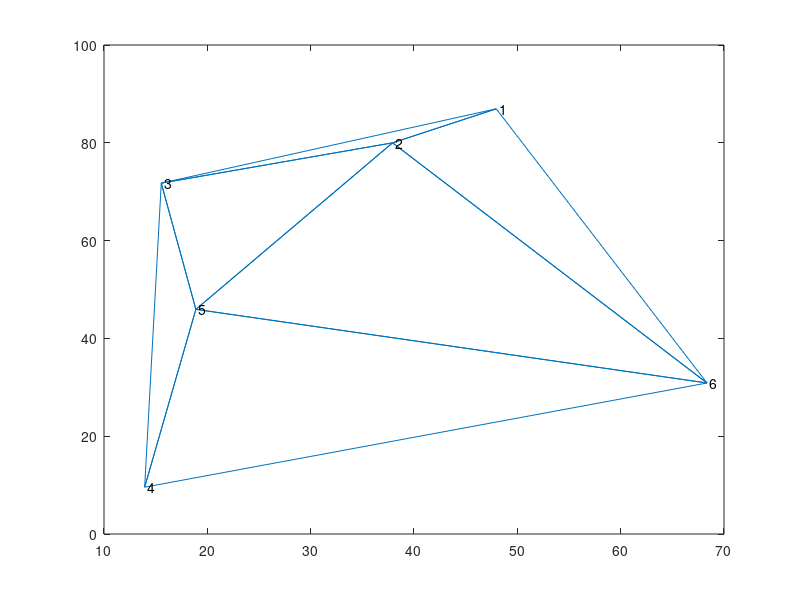

Write MATLAB code to recreate this figure. (Note: this script raises an error after producing the figure.)
%% Build2Dmeshinfocpp
% 
% <msim_help_main.html | main>   <msim_help_demos.html | Tutorials> 
% <msim_function_categories.html | Functions> <http://www.subsurface.gr | website> |
%
% Computes the connectivity of the mesh. This function generates the matrix
% _*B*_ of <ParticleTracking_main_help.html
% ParticleTracking_main> function. It is written in c therefore needs to be
% compiled first. *NOTE: THIS FUNCTION WORKS ON TRIANGULAR MESHES ONLY*.
%
%
% Version : 1.0
%
% Author : George Kourakos
%
% email: giorgk@gmail.com
%
% web : http://groundwater.ucdavis.edu/msim
%
% Date 18-Mar-2014
%
% Department of Land Air and Water
%
% University of California Davis
%
%% Usage
% B = Build2Dmeshinfocpp(MSH)
%
%%%
% *VERY IMPORTANT NOTE: The number of rows must be equal to the number of nodes 
% per elements and the number of columns have to be equal to the number of elements
% of the mesh. Therefore the input argument is usually the transpose of the 
% mesh matrix (see the example below)*
%
%% Input:
% _*MSH*_ : [Npel x Nel] is the 2D mesh, where Nel is
% the number of 2D elements and Npel is the number of dof per element
%
%% Output:
% _*B*_ : is the element connectivity of the 2D Mesh.
%
%% Example
% Let's first create a small hypothetical mesh.
p = 100*rand(6,2);
MSH = delaunay(p(:,1), p(:,2))
triplot(MSH, p(:,1), p(:,2));
for i = 1:size(p,1)
    text(p(i,1), p(i,2),[' ' num2str(i)])
end
%%
% Now we will create the connectivity of the mesh. Note that the input is
% the transpose of the mesh generated by the delaunay function
B = Build2Dmeshinfocpp(MSH')
%%
% The j column of _*B*_ has the indices of the mesh elements connected with the
% j element in _*MSH*_. The first row of B shows which element is connected to 
% the first side element j, e.g the side MSH(j,1) - MSH(j,2) nodes.
% The second row shows which element is connected to the second side of the 
% j element MSH(j, 2) - MSH(j,,3) and so on so forth. When the index is
% zero, there is no element conected to that side.
%%
% 
% <msim_help_main.html | main>   <msim_help_demos.html | Tutorials> 
% <msim_function_categories.html | Functions> <http://www.subsurface.gr | website> |
%